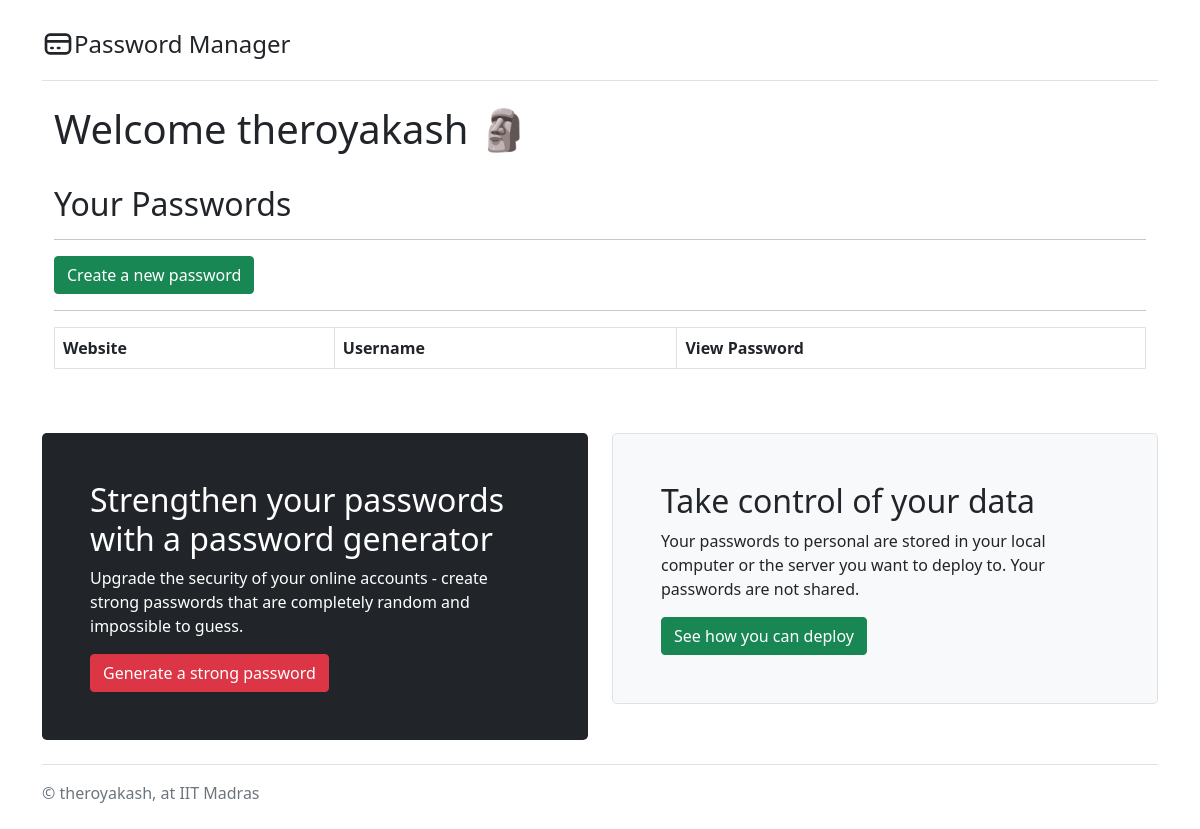
/vault (signed in), run on an earlier commit of the app's database.
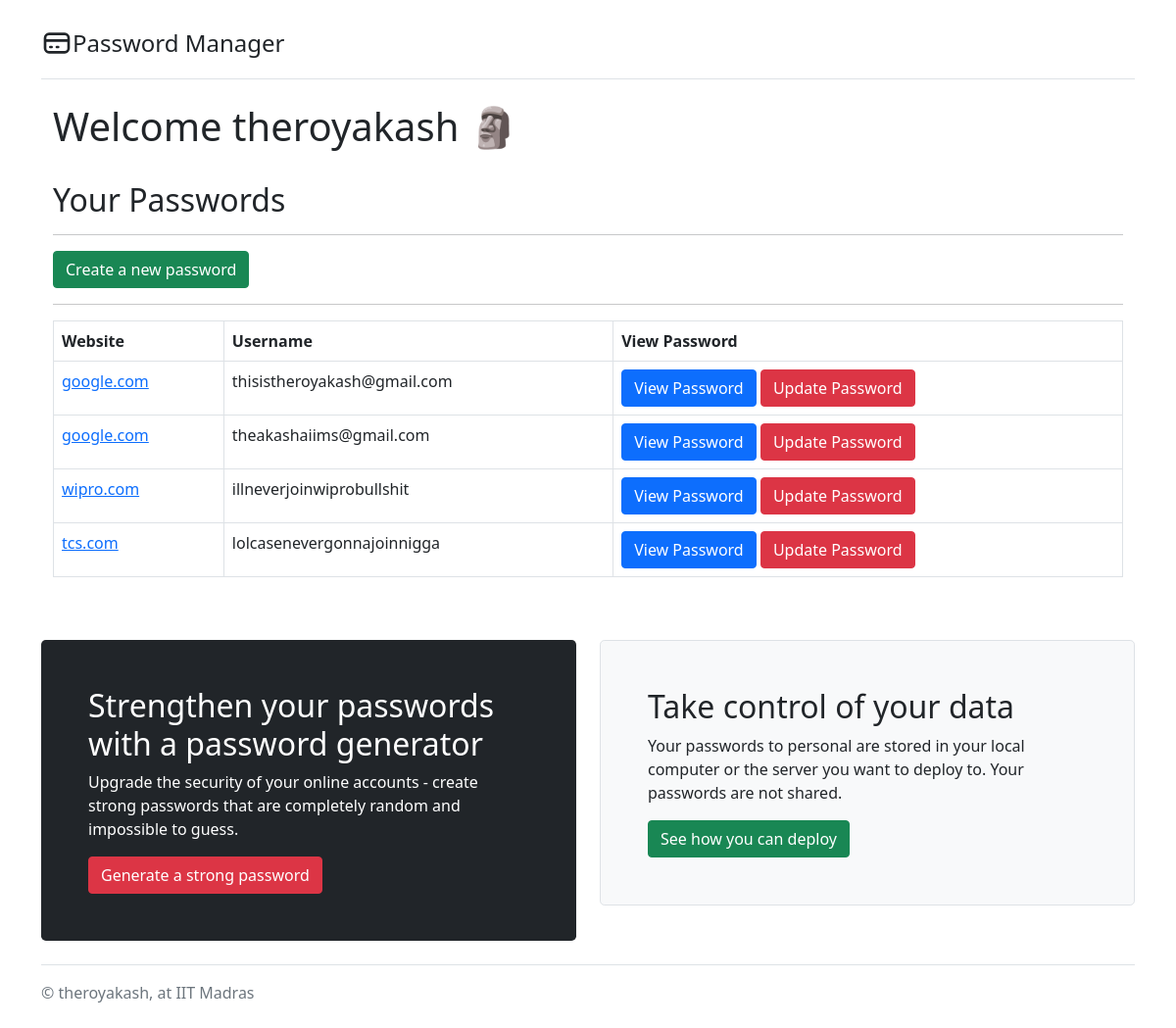
And on a later commit of the database.
### tables this page shows
CREATE TABLE "passwords" (
            "id"	INTEGER PRIMARY KEY AUTOINCREMENT,
            "website"	TEXT NOT NULL,
            "username"	TEXT NOT NULL,
            "password"	TEXT,
            "last_updated"	TEXT,
            "userid" INTEGER
        );

### main.py (the view)
@app.route("/vault", methods=["GET"])
@login_required
def vault():
    username:str = session.get('username')
    currentlySignedUserID = session.get('userid')
    passwords = database.get_all_passwords(currentlySignedUserID)
    return render_template("vault.html", username=username, passwords=passwords)

### database.py (called while the page is built)
def get_all_passwords(currentlySignedUserID:int):
    connection = sqlite3.connect(f"{HERE}/db/database.db")
    cursor = connection.cursor()
    with connection:
        cursor.execute(f"SELECT * FROM passwords where userid={currentlySignedUserID}")
    fetched_data = cursor.fetchall()
    return fetched_data

### loginrequired.py (called while the page is built)
def login_required(f):
    @wraps(f)
    def decorated_function(*args, **kwargs):
        if session.get("username") is None:
            return redirect("/login")
        return f(*args, **kwargs)
    return decorated_function

### main.py (called while the page is built)
@app.after_request
def after_request(response):
    response.headers["Cache-Control"] = "no-cache, no-store, must-revalidate"
    response.headers["Expires"] = 0
    response.headers["Pragma"] = "no-cache"
    return response

### templates/vault.html (shortened to what this page needs)
{% extends "base.html" %}
{% block body %}
<main>
    <div class="container p-10">
        <h1>Welcome {{username}} 🗿</h1>
        <br>
        <h2>Your Passwords</h2>
        <hr>
        <button type="button" class="btn btn-success" data-bs-toggle="modal"
            data-bs-target="#addApassword">Create a new password</button>
        <br>
        <hr>
        <table class="table table-bordered">
            <thead>
                <tr>
                    <th scope="col">Website</th>
                    <th scope="col">Username</th>
                    <th scope="col">View Password</th>
                </tr>
            </thead>
            <tbody>
                {%for password in passwords%}
                <tr>
                    <td><a href="https://www.{{password[1]}}">{{password[1]}}</td>
                    <td>{{password[2]}}</td>
                    <td><button type="button" class="btn btn-primary" data-bs-toggle="modal"
                            data-bs-target="#mymodal{{password[0]}}">
                            View Password</button>
                        </button> <a class="btn btn-danger">Update Password</a></td>
                </tr>
                {%endfor%}
            </tbody>
        </table>
    </div>
</main>
{% endblock %}

### templates/base.html (shortened to what this page needs)
<!doctype html>
<html lang="en" class="h-100">
<head>
  <link href="https://cdn.jsdelivr.net/npm/bootstrap@5.0.2/dist/css/bootstrap.min.css" rel="stylesheet"
>
</head>
<body>
  <main>
    <div class="container py-4">
      <header class="pb-3 mb-4 border-bottom">
        <a href="/" class="d-flex align-items-center text-dark text-decoration-none">
          <svg xmlns="http://www.w3.org/2000/svg" height="40" width="32" fill="none" viewBox="0 0 24 24" stroke="currentColor" stroke-width="2">
            <path stroke-linecap="round" stroke-linejoin="round" d="M3 10h18M7 15h1m4 0h1m-7 4h12a3 3 0 003-3V8a3 3 0 00-3-3H6a3 3 0 00-3 3v8a3 3 0 003 3z" />
          </svg>
          <span class="fs-4">Password Manager</span>
        </a>
      </header>
      {% block body %}{% endblock %}
      <br><br>
      <div class="row align-items-md-stretch">
        <div class="col-md-6">
          <div class="h-100 p-5 text-white bg-dark rounded-3">
            <h2>Strengthen your passwords with a password generator</h2>
            <p>Upgrade the security of your online accounts - create strong passwords that are completely random and impossible to guess.</p>
            <a class="btn btn-danger">Generate a strong password</a>
          </div>
        </div>
        <div class="col-md-6">
          <div class="p-5 bg-light border rounded-3">
            <h2>Take control of your data</h2>
            <p>Your passwords to personal are stored in your local computer or the server you want to deploy to. Your passwords are not shared.</p>
            <a class="btn btn-success">See how you can deploy</a>
          </div>
        </div>
      </div>
      <footer class="pt-3 mt-4 text-muted border-top">
        &copy; theroyakash, at IIT Madras
      </footer>
    </div>
  </main>
</html>

What changed in the data, as far as the page shows it:
added passwords: website "google.com", username "thisistheroyakash@gmail.com"
added passwords: website "google.com", username "theakashaiims@gmail.com"
added passwords: website "wipro.com", username "illneverjoinwiprobullshit"
added passwords: website "tcs.com", username "lolcasenevergonnajoinnigga"
